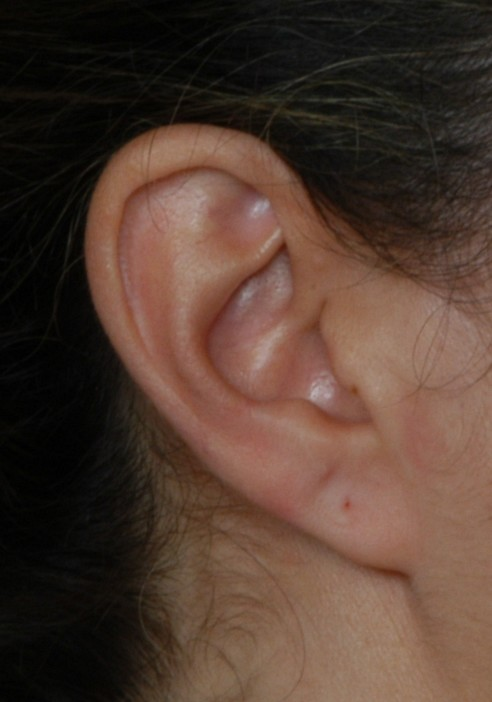
#> input picture miniproject_code/Images/jpg/001_5.jpg, 492 x 702 px; its folder holds 4 pictures in this run
$ python tobmp.py
#> lines starting #> are read from the running program, lines starting #| are printed output that depends on the picture
from PIL import Image
import numpy as np
import os
import shutil

root_dir = os.path.dirname(os.path.realpath(__file__))
root_dir = newPath = root_dir.replace(os.sep, '/')

jpg_path = root_dir + "/jpg"
bmp_path = root_dir + "/bmp"
#png_path = root_dir + "/png"

#turn jpg to grayscale and save as .bmp
def to_png(path, png_name, bmp_name):
#> called with path = 'miniproject_code/Images/jpg/001_5.jpg', png_name = 'miniproject_code/Images/bmp/001_5.png', bmp_name = 'miniproject_code/Images/bmp/001_5.bmp'
    img = Image.open(path).convert('LA')
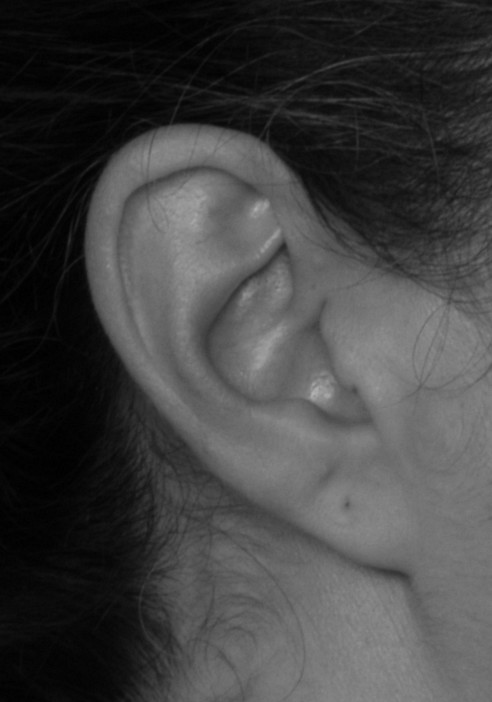
#> img: PIL image 492x702 LA; mean R, G, B, A 64.9, 64.9, 64.9, 255
    img.save(png_name)
    os.rename(png_name, bmp_name)


for filename in os.listdir(jpg_path):
    img_path = jpg_path + '/' + filename

    png_name = filename.replace("jpg", "png")
    bmp_name = filename.replace("jpg", "bmp")
    png_fn = bmp_path + '/' + png_name
    bmp_fn = bmp_path + '/' + bmp_name
    print("converting:", filename)

    to_png(img_path, png_fn, bmp_fn)
#> pass 2 of the loop `for filename in os.listdir(jpg_path):`:
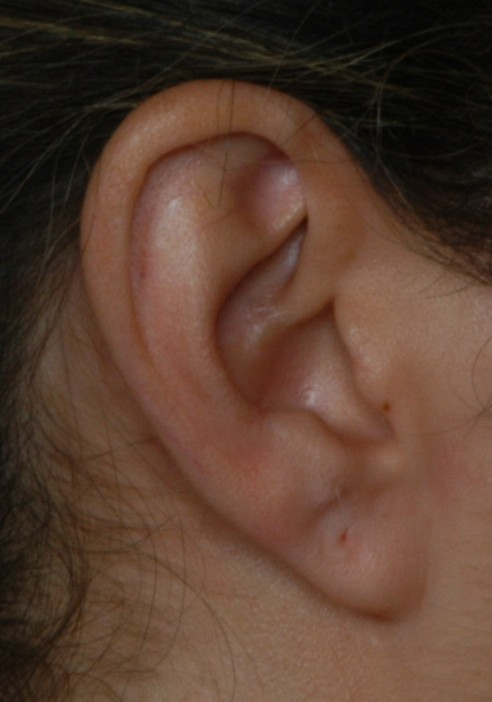
#> input picture miniproject_code/Images/jpg/001_7.jpg, 492 x 702 px
#> in to_png (call 2), `img = Image.open(path).convert('LA')`:
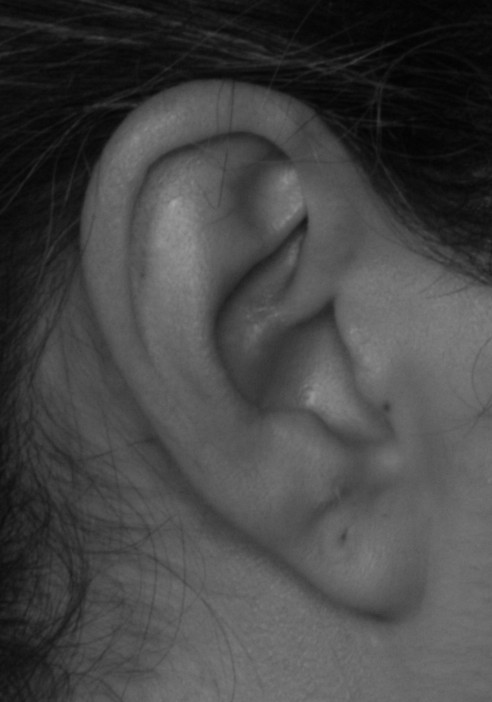
#> img: PIL image 492x702 LA; mean R, G, B, A 69.4, 69.4, 69.4, 255
#> pass 3 of the loop `for filename in os.listdir(jpg_path):`:
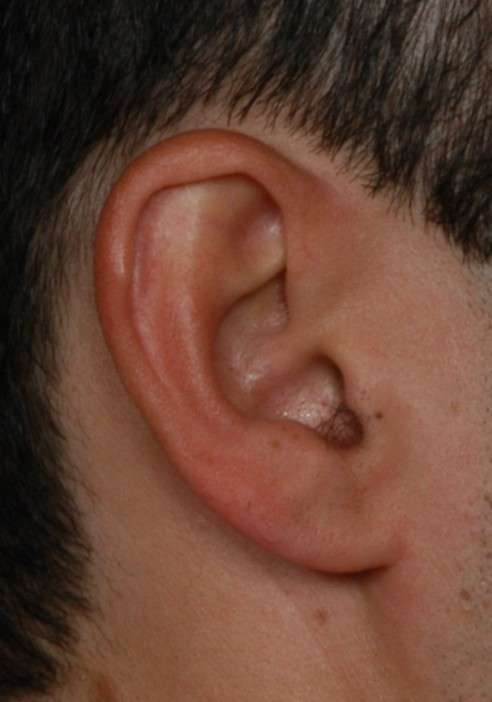
#> input picture miniproject_code/Images/jpg/008_5.jpg, 492 x 702 px
#> in to_png (call 3), `img = Image.open(path).convert('LA')`:
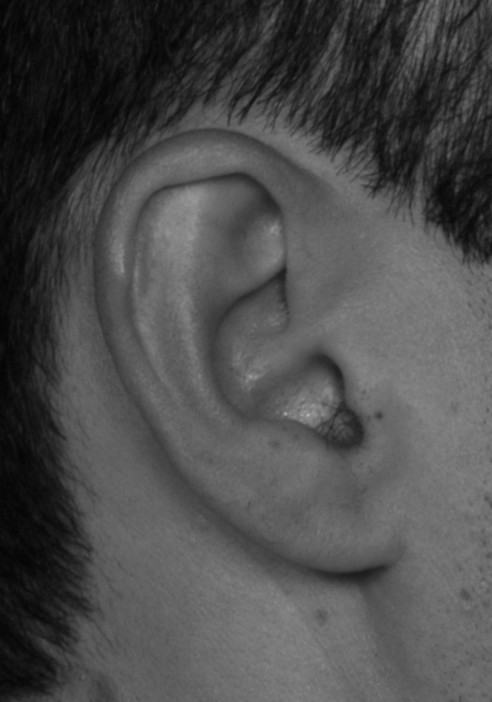
#> img: PIL image 492x702 LA; mean R, G, B, A 75.8, 75.8, 75.8, 255
#> the loop made 4 passes; the first 3 are shown
